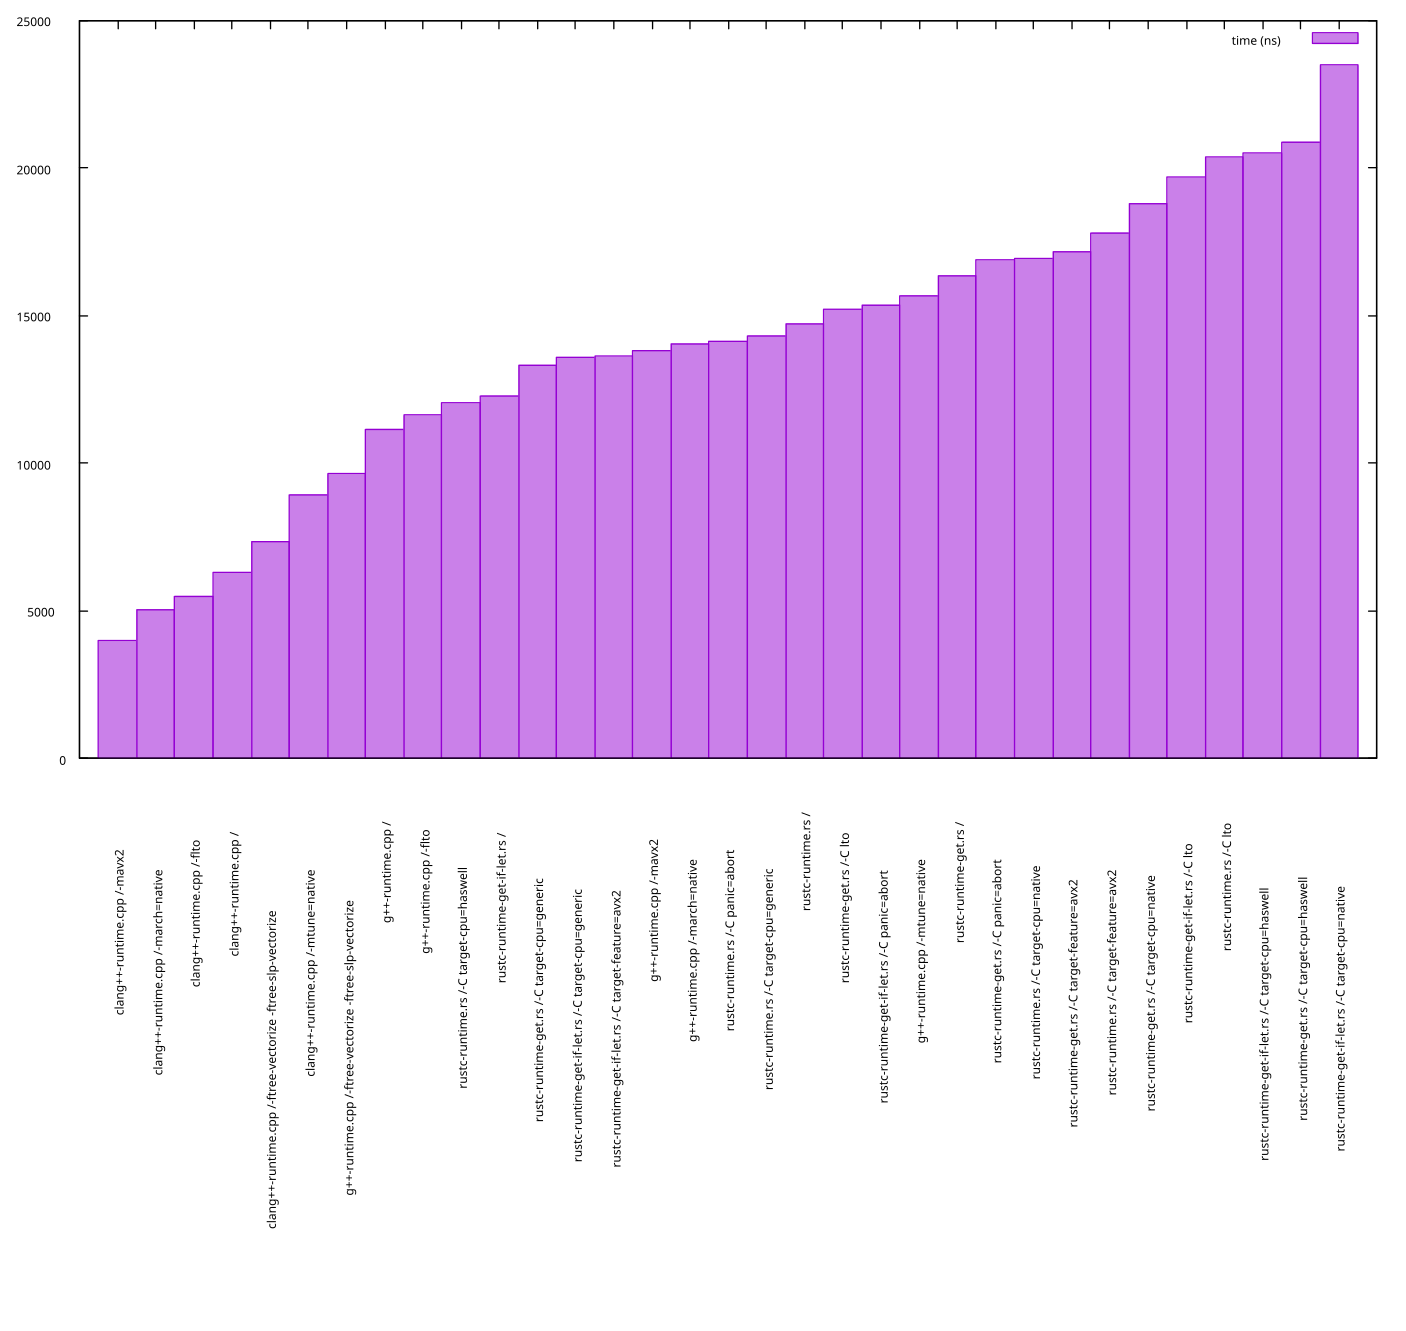

Recreate this plot in gnuplot.
set datafile separator ','

set style data histogram
set style histogram rowstacked
set style fill solid 0.5 border 01

set key autotitle columnhead

set xtics rotate 90

plot 'flags.csv' u 3:xticlabels(sprintf("%s/%s", stringcolumn(1), stringcolumn(2)))

pause -1
